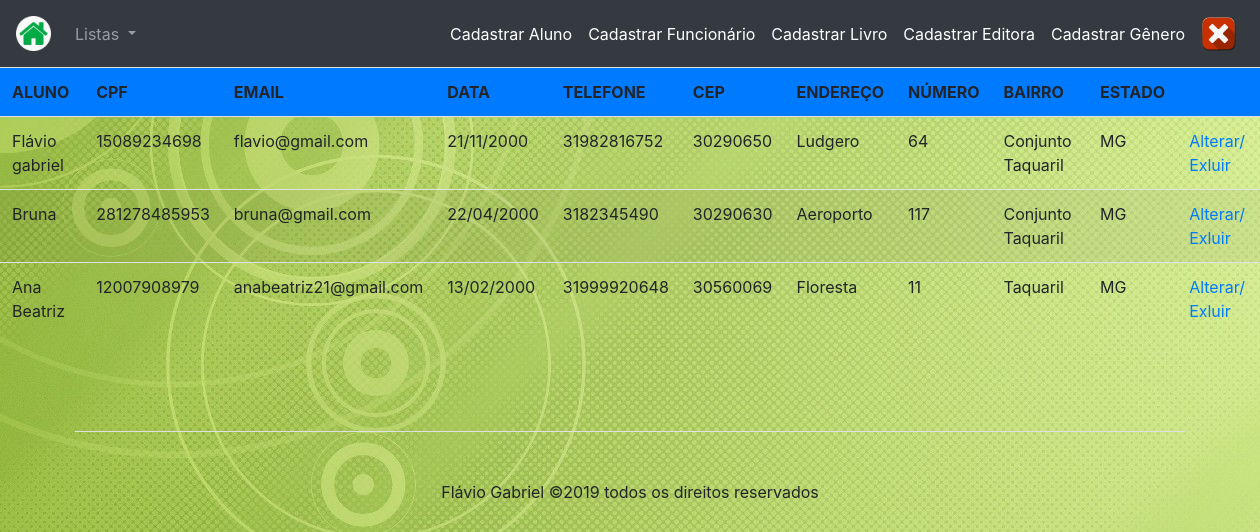
/listar_aluno.php (signed in), run on the app's committed database.
### tables this page shows
CREATE TABLE `incluir_aluno` (
  `id_aluno` int(11) NOT NULL AUTO_INCREMENT,
  `aluno` varchar(200) DEFAULT NULL,
  `cpf` varchar(50) DEFAULT NULL,
  `email` varchar(50) DEFAULT NULL,
  `data` varchar(20) DEFAULT NULL,
  `telefone` varchar(20) DEFAULT NULL,
  `cep` varchar(50) DEFAULT NULL,
  `endereco` varchar(100) DEFAULT NULL,
  `numero` varchar(20) DEFAULT NULL,
  `bairro` varchar(100) DEFAULT NULL,
  `estado` varchar(50) DEFAULT NULL,
  PRIMARY KEY (`id_aluno`)
);

### listar_aluno.php (the view, shortened to what this page needs)
<!doctype html>
<html>
<head>
</head>
<body>
	<?php
		include("menu7.php");
		include("db.php");
	?>
	<?php $consulta= mysqli_query($conexao,"select * from incluir_aluno");?>
	<table class= "table table-striped">
		<tr class="bg-primary">
			<th>ALUNO</th>
	  	   	<th>CPF</th>
			<th>EMAIL</th>
	 		<th>DATA</th>
	 		<th>TELEFONE</th>
			<th>CEP</th>
	 		<th>ENDEREÇO</th>
	 		<th>NÚMERO</th>
	 		<th>BAIRRO</th>
			<th>ESTADO</th>
			<th></th>
	 	</tr>
	<?php
	 	while ($exibe = mysqli_fetch_assoc($consulta)) {
            $id = $exibe["id_aluno"];
	 		$aluno = $exibe["aluno"];
	 		$cpf = $exibe["cpf"];
	 		$email = $exibe["email"];
	 		$data = $exibe["data"];
	 		$telefone = $exibe["telefone"];
	 		$cep = $exibe["cep"];
	 		$endereco = $exibe["endereco"];
	 		$numero = $exibe["numero"];
			$bairro = $exibe["bairro"];
			$estado = $exibe["estado"];
	?>
		<tr>
			<td><?php echo $aluno ?></td>
			<td><?php echo $cpf ?></td>
			<td><?php echo $email ?></td>
			<td><?php echo date('d/m/Y', strtotime($data)) ?></td>
	 		<td><?php echo $telefone ?></td>
	 		<td><?php echo $cep ?></td>
	 		<td><?php echo $endereco ?></td>
	 		<td><?php echo $numero ?></td>
	 		<td><?php echo $bairro ?></td>
	 		<td><?php echo $estado ?></td>
	 		<td><a href="alt_aluno.php?id=<?php echo $id;?>"> Alterar/</a>
               	<a href="excluir_aluno.php?id=<?php echo $id;?>"> Exluir</a>
            </td>
	 	</tr>
	 <?php
	 	}
	?>
	</table>
	<footer class="footer-section">
     	<div class="container">
        	<div class="row pt-5 mt-5 text-center" id="foter">
        		<div class="col-md-12">
            		<div class="border-top pt-5">
            			<p id="final">
        					Flávio Gabriel &copy;<script>document.write(new Date().getFullYear());</script> todos os direitos reservados <i class="icon-heart" aria-hidden="true"></i><a href="https://colorlib.com" target="_blank" ></a>
      					</p>
            		</div>
         	 	</div>
       		</div>
      	</div>
    </footer>
</body>
</html>

### listar_aluno.php (style rules this page uses)
body { background-image: url("imagens-fundo/FUNDO-DE-SITE.jpg"); }

### data on the page
incluir_aluno: aluno "Flávio gabriel", cpf "15089234698", email "flavio@gmail.com", data "21/11/2000", telefone "31982816752", cep "30290650", endereco "Ludgero", numero "64", bairro "Conjunto Taquaril", estado "MG"
incluir_aluno: aluno "Bruna", cpf "281278485953", email "bruna@gmail.com", data "22/04/2000", telefone "3182345490", cep "30290630", endereco "Aeroporto", numero "117", bairro "Conjunto Taquaril", estado "MG"
incluir_aluno: aluno "Ana Beatriz", cpf "12007908979", email "anabeatriz21@gmail.com", data "13/02/2000", telefone "31999920648", cep "30560069", endereco "Floresta", numero "11", bairro "Taquaril", estado "MG"
